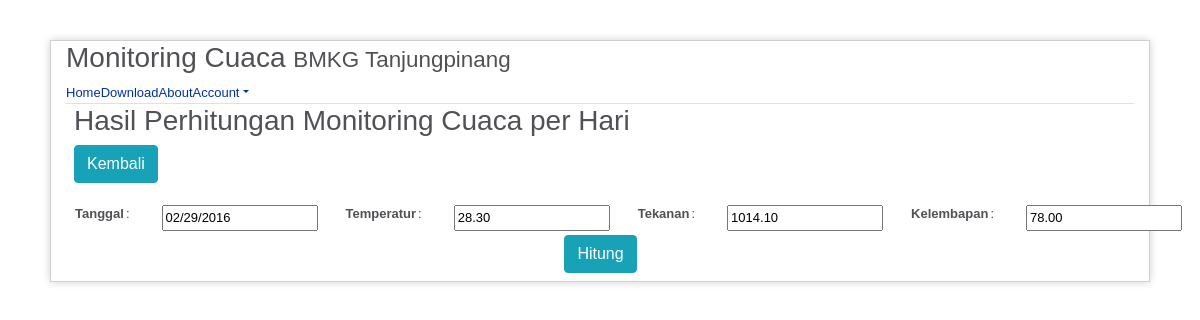
The page /hitung.php?id=60 on the database its author committed.
### tables this page shows
CREATE TABLE IF NOT EXISTS `cuaca_harian` (
`id` int(11) NOT NULL,
  `tanggal` varchar(15) NOT NULL,
  `temperatur` decimal(15,2) NOT NULL,
  `tekanan` decimal(15,2) NOT NULL,
  `kelembapan` decimal(15,2) NOT NULL,
  `temp_max` decimal(15,2) NOT NULL,
  `temp_min` decimal(15,2) NOT NULL,
  `tek_max` decimal(15,2) NOT NULL,
  `tek_min` decimal(15,2) NOT NULL,
  `lemb_max` decimal(15,2) NOT NULL,
  `lemb_min` decimal(15,2) NOT NULL,
  `jumlah` decimal(15,2) NOT NULL
);

### hitung.php (the view, shortened to what this page needs)
<?php
$base_url = 'http://'.$_SERVER['HTTP_HOST'].'/monitoringcuaca/';
isset ($_GET['app']) ? $app = $_GET['app'] : $app = 'home';
?>
<!DOCTYPE html>
<html lang="en">
<head>
	<link href="<?php echo $base_url;?>asset/css/bootstrap.min.css" rel="stylesheet">
	<link href="<?php echo $base_url;?>asset/css/bootstrap-responsive.min.css" rel="stylesheet">
	<link href="<?php echo $base_url;?>asset/css/style.css" rel="stylesheet">
</head>
<body>
<div id="container">
	<div class="container-fluid">
		<div class="row-fluid">
			<div class="span12">
				<div class="page-header"><h3>Monitoring Cuaca <small> BMKG Tanjungpinang</small></h3></div>
				<ul class="nav nav-tabs">
					<li <?php echo $app=='home'?'class=""':'';?>><a href="index.php"><i class="icon-home"></i> Home</a></li>
					<li <?php echo $app=='download'?'class=""':'';?>><a href="index.php?app=download"><i class="icon-check"></i> Download</a></li>
					<li <?php echo $app=='about'?'class=""' :'';?>><a href="index.php?app=about"><i class="icon-thumbs-up"></i> About</a></li>
					<li class="dropdown pull-right">
						<?php if (isset($_SESSION['nama'])):?>
						<a href="#" data-toggle="dropdown" class="dropdown-toggle"><i class="icon-user"></i> <?php echo $_SESSION['nama'];?> <strong class="caret"></strong></a>
						<ul class="dropdown-menu">
							<li><a href="logout.php"><i class="icon-off"></i> Logout</a></li>
							<?php else:?>
						<a href="#" data-toggle="dropdown" class="dropdown-toggle"><i class="icon-user"></i> Account<strong class="caret"></strong></a>
							<?php endif;?>
					</li>
				</ul>
			</div>
		</div>
	</div>
<div id="content">
<h3>Hasil Perhitungan Monitoring Cuaca per Hari</h3>
<a href="datacuaca.php?halaman=1.php" class="btn btn-info" role="button">Kembali</a>
<?php
$id = $_GET['id'];
$show = mysql_query("SELECT * FROM cuaca_harian WHERE id='$id'");
if(mysql_num_rows($show) == 0){
    echo '<script>window.history.back()</script>';
}else{
    $data = mysql_fetch_assoc($show);
}
?>
<center>
	<table>
		<tr>
			<td valign="top"><label><b>Tanggal</label></td>
			<td valign="top">:</td>
			<td><input class="span2" placeholder="Tanggal" type="text" name="tanggal" value="<?php echo $data['tanggal']; ?>" readonly></td>
            <td></td>
            <td></td>
            <td></td>
            <td></td>
            <td></td>
            <td></td>
            <td></td>
            <td></td>
            <td></td>
            <td></td>
            <td></td>
            <td></td>
            <td></td>
            <td valign="top"><label><b>Temperatur</label></td>
			<td valign="top">:</td>
			<td><input class="span2" placeholder="Temperatur" type="text" name="temperatur" value="<?php echo $data['temperatur']; ?>" readonly></td>
            <td></td>
            <td></td>
            <td></td>
            <td></td>
            <td></td>
            <td></td>
            <td></td>
            <td></td>
            <td></td>
            <td></td>
            <td></td>
            <td></td>
            <td></td>
            <td valign="top"><label><b>Tekanan</label></td>
			<td valign="top">:</td>
			<td><input class="span2" placeholder="Tekanan" type="text" name="tekanan" value="<?php echo $data['tekanan']; ?>" readonly></td>
            <td></td>
            <td></td>
            <td></td>
            <td></td>
            <td></td>
            <td></td>
            <td></td>
            <td></td>
            <td></td>
            <td></td>
            <td></td>
            <td></td>
            <td></td>
            <td valign="top"><label><b>Kelembapan</label></td>
			<td valign="top">:</td>
			<td><input class="span2" placeholder="Kelembapan" type="text" name="kelembapan" value="<?php echo $data['kelembapan']; ?>" readonly></td>
        </tr>
	</table>
    <table>
		<tr>
			<td><input class="span2" placeholder="Tanggal" type="hidden" name="tanggal" value="<?php echo $data['tanggal']; ?>" readonly></td>
            <td></td>
            <td></td>
            <td></td>
            <td></td>
            <td></td>
            <td></td>
            <td></td>
            <td></td>
            <td></td>
            <td></td>
            <td></td>
            <td></td>
            <td></td>
			<td><input class="span2" placeholder="Temperatur" type="hidden" name="temperatur" value="<?php echo $data['temperatur']; ?>" id="temperatur" readonly></td>
            <td></td>
            <td></td>
            <td></td>
            <td></td>
            <td></td>
            <td></td>
            <td></td>
            <td></td>
            <td></td>
            <td></td>
            <td></td>
            <td></td>
            <td></td>
			<td><input class="span2" placeholder="Tekanan" type="hidden" name="tekanan" value="<?php echo $data['tekanan']; ?>" id="tekanan" readonly></td>
            <td></td>
            <td></td>
            <td></td>
            <td></td>
            <td></td>
            <td></td>
            <td></td>
            <td></td>
            <td></td>
            <td></td>
            <td></td>
            <td></td>
            <td></td>
			<td><input class="span2" placeholder="Kelembapan" type="hidden" name="kelembapan" value="<?php echo $data['kelembapan']; ?>" id="kelembaban" readonly></td>
        </tr>
	</table>
    <center><button id="hitung" onclick="hitung()" class="btn btn-info">Hitung</button>
		<h3 id="output"> </h3></center>
    </center>

### asset/css/style.css (style rules this page uses)
body { background-color: #fff; margin: 40px; font: 13px/20px normal Helvetica, Arial, sans-serif; color: #4F5155; }
a { color: #003399; background-color: transparent; font-weight: normal; }
#content { margin: 0 22px 0 23px; }
#container { margin: 10px; border: 1px solid #D0D0D0; -webkit-box-shadow: 0 0 8px #D0D0D0; }
td { white-space:inherit; }

### rows shown on the page
cuaca_harian: tanggal "02/29/2016", temperatur "28.30", tekanan "1014.10", kelembapan "78.00"
